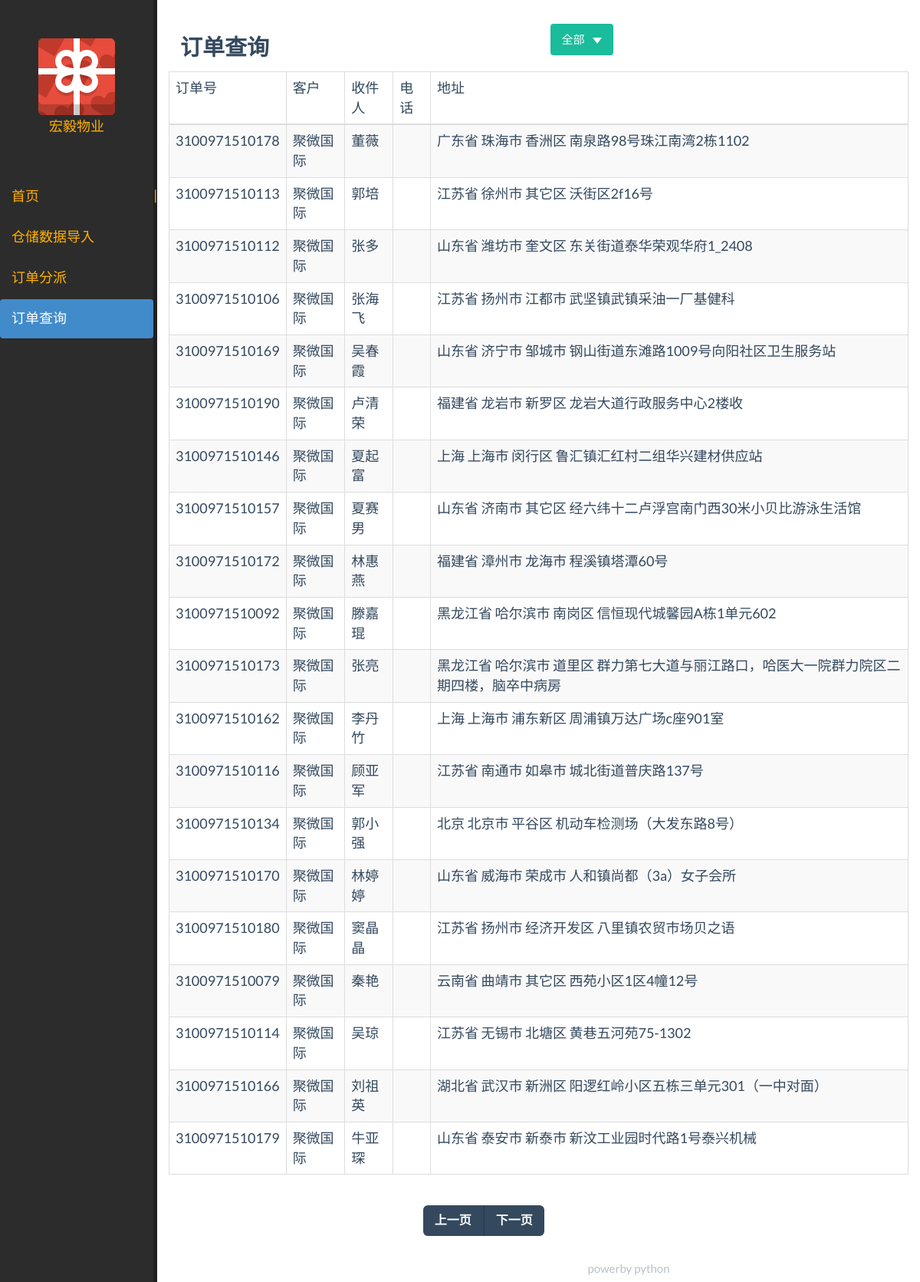
/order_post_by_condition/0, run on an earlier commit of the app's database.
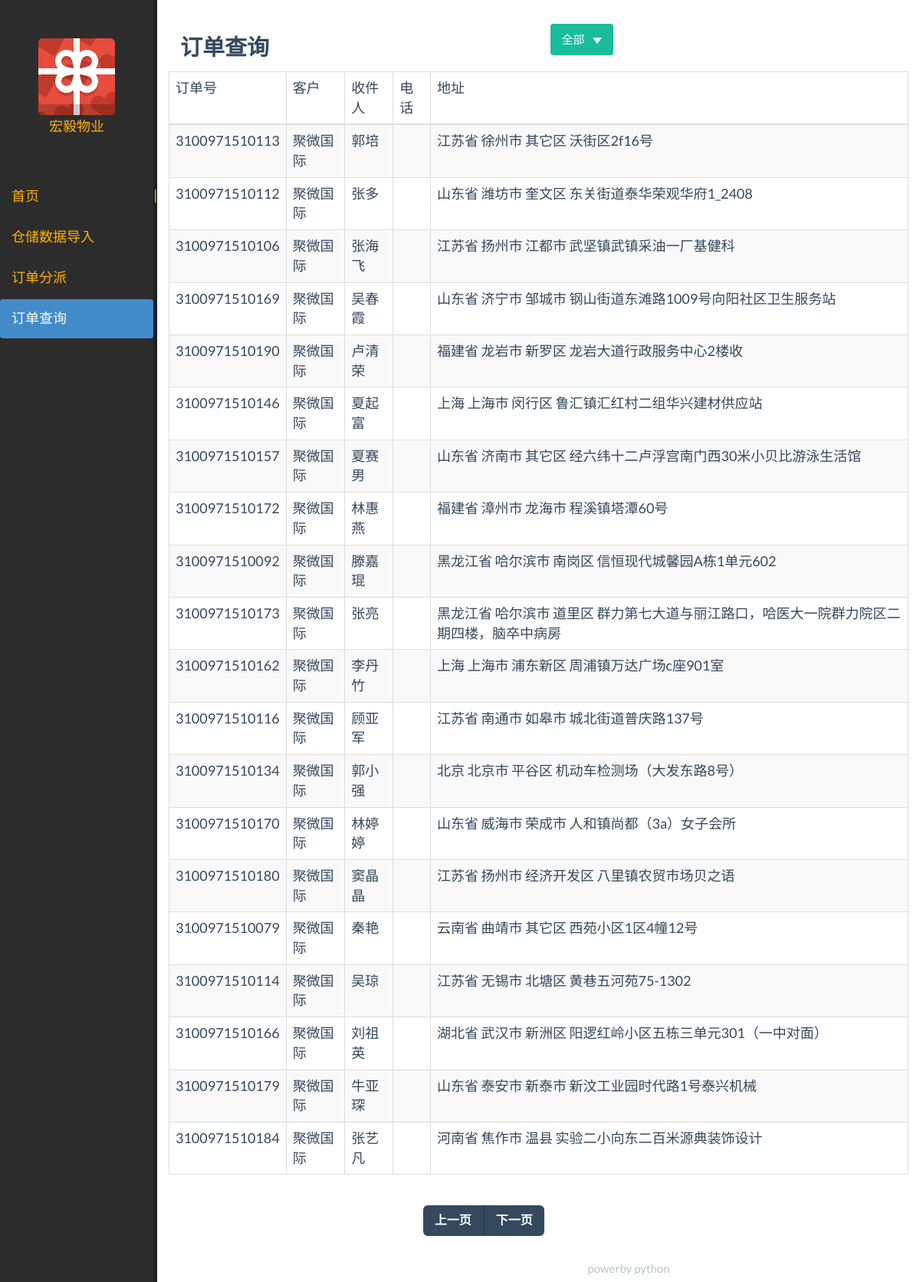
And on a later commit of the database.
### apps/data/transgodatabase.py (models this page shows, shortened)
class Order(Base):
    __tablename__ = "order"
    ID = Column(String(20), primary_key=True)
    clienter = Column(String(20), nullable=False)
    tick = Column(String(20))
    user = Column(String(6))
    addr = Column(String(128), nullable=False)
    tel = Column(String(11))
    count = Column(Integer)
    express = Column(String(10))
    time = Column(DateTime,
                  default=datetime.now)
    descript = Column(String(256))
    print_status = Column(String(5))
    cancel_status = Column(Boolean)
    status = Column(String(10), nullable=False, default="Import")
    courise = Column(Integer, ForeignKey("courise.courise_id"))

### apps/main/views.py (the view)
@main_app.route("/order_post_by_condition/<int:cond_type>", methods=["GET"])
def order_query_by_condition(cond_type=0):
    session = make_session()
    orders = session.query(Order)
    session = make_session()
    if cond_type == 0:
        orders = session.query(Order)\
                        .filter(Order.status == "Import")\
                        .filter(Order.courise == None)\
                        .order_by(Order.time)\
                        .limit(PAGE_COUNT)
    elif cond_type == 2:
        orders = session.query(Order)\
                        .filter(Order.status == "Finish")\
                        .order_by(Order.time)\
                        .limit(PAGE_COUNT)
    else:
        orders = session.query(Order)\
                        .filter(Order.status != "Finish")\
                        .filter(Order.courise != None)\
                        .order_by(Order.time)\
                        .limit(PAGE_COUNT)
    page_num = 2
    return render_template("order_post_frame.html",
                           orders=orders,
                           num=page_num)

### apps/data/transgodatabase.py (called while the page is built)
def make_session():
    Session = sessionmaker(bind=engine)
    session = Session()
    return session

### templates/order_post_frame.html (shortened to what this page needs)
{% extends "main_frame.html" %}
{% block main_content %}
{% include "order_post.html" %}
{% endblock %}

### templates/main_frame.html (shortened to what this page needs)
<!DOCTYPE html>
<html>
    <head>
         {% include "head.html" %}
    </head>
    <body>
        {% include "left.html" %}
        <div class="warp-content">
            {% block main_content %}{% endblock %}
            {% block footer %}
            {% include "foot.html" %}
            {% endblock %}
        </div>
    </body>
</html>

### templates/head.html (shortened to what this page needs)
<link rel="stylesheet" href="/static/css/vendor/bootstrap/css/bootstrap.min.css">
<link rel="stylesheet" href="/static/css/flat-ui.min.css">
<link rel="stylesheet" href="/static/css/font-awesome.min.css">
<link rel="stylesheet" href="/static/css/trango.css"">

### templates/left.html (shortened to what this page needs)
<div class="left">
    <div class="logo">
        <img src="/static/img/icons/svg/gift-box.svg" alt="Gift-Box" data-pin-nopin="true">
        <div>宏毅物业</div>
    </div>
    <div class="nav">
        <ul class="nav nav-pills nav-stacked">
            <li id="main"><a href="/main">首页</a></li>
            <li id="import"><a href="/import_xls">仓储数据导入</a></li>
            <li id="order-query"><a href="/order_query">订单分派</a></li>
            <li id="order-post"><a href="/order_post"">订单查询</a></li>
        </ul>
    </div>
</div>
<div class="controller">
    |
</div>

### templates/order_post.html (shortened to what this page needs)
{% extends "main_content.html" %}
{% block main_content %}
<br/>
<div>
    <div class="col-md-6"><h4>订单查询</h4></div>
<div class="col-md-6 btn-group">
    <button class="btn btn-primary dropdown-toggle" data-toggle="dropdown"
            aria-haspopup="true" aria-expanded="false">
        全部
        <span class="caret">
        </span>
    </button>
</div>
<div>
<table class="table table-striped table-bordered table-hover">
    <thead>
        <tr>
            <td>订单号</td>
            <td>客户</td>
            <td>收件人</td>
            <td>电话</td>
            <td>地址</td>
        </tr>
    </thead>
    <tbody>
        {% for order in orders %}
        <tr>
            <td>{{order.ID}}</td>
            <td>{{order.clienter}}</td>
            <td>{{order.user}}</td>
            <td>{{order.tel}}</td>
            <td>{{order.addr}}</td>
        </tr>
        {% endfor %}
    </tbody>
</table>
<div class="row">
    <div class="col-md-6 col-md-offset-4">
        <nav>
            <ul class="pager">
                <li class="previous"><a href="/order_post_page/{{num - 1}}"><span aria-hidden="true">上一页</span></a></li>
                <li class="next"><a href="/order_post_page/{{num}}"><span aria-hidden="true">下一页</span></a></li>
            </ul>
        </nav>
    </div>
</div>
{% endblock %}

### templates/main_content.html (shortened to what this page needs)
<div class="container" style="width:100%">
    {% block main_content %}{% endblock %}
</div>

### templates/foot.html
<footer>
    <div class="foot">
        {% block foot %}
        powerby python
        {% endblock %}
    </div>
</footer>

### static/css/trango.css (style rules this page uses)
a { color: #ffb100; }
.left { background-color: #2d2c2c; color: #ffb100; float: left; width: 200px; height: 100%; position: fixed; //margin-right: 300px; }
.controller { background-color: #202020; color: #ffb111; float: left; width: 5px; height: 100%; position: fixed; margin-left: 200px; padding-top: 20%; overflow: hide; }
.warp-content { margin-left: 205px; margin-bottom: 30px; overflow: auto; }
.foot { //background-color: #ffffff; //margin-top: -1em; position: fixed; width: 100%; bottom: 0px; height: 30px; text-align: center; //border-top-color: #000066; //border-top-width: 1px; //border-top-style: solid; }
.logo { margin-top: 50px; margin-bottom: 50px; //margin-left: 50px; text-align: center; }

What changed in the data, as far as the page shows it:
no longer on this page (row edited): Order: ID "3100971510178", clienter "聚微国际", user "董薇", addr "广东省 珠海市 香洲区 南泉路98号珠江南湾2栋1102"
now on this page (row unchanged): Order: ID "3100971510184", clienter "聚微国际", user "张艺凡", addr "河南省 焦作市 温县 实验二小向东二百米源典装饰设计"
